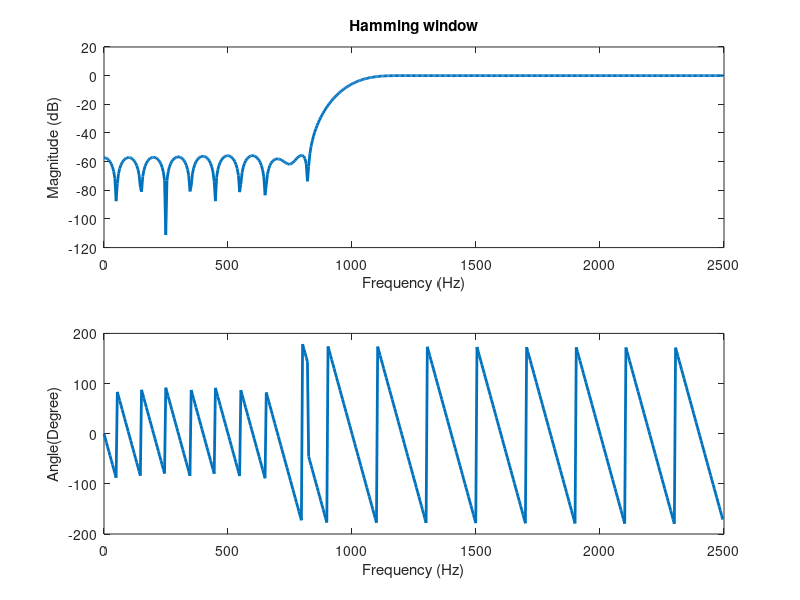

This figure's MATLAB source:
clc;
clear all;
close all;
Fs = 5e3;
M = 50;
fc = 1e3;
wn = 2*pi*(fc/Fs);
a = fir1(M, wn/pi, 'high', hamming(M+1));
N = 512;
[h,f] = freqz(a, 1, N, Fs);
figure(1)
subplot(211)
plot(f,20*log10(abs(h)), 'linewidth', 2);
xlabel('Frequency (Hz)');
ylabel('Magnitude (dB)');
title('Hamming window')
subplot(212)
plot(f, angle(h)*180/pi, 'linewidth', 2);
xlabel('Frequency (Hz)');
ylabel('Angle(Degree)');